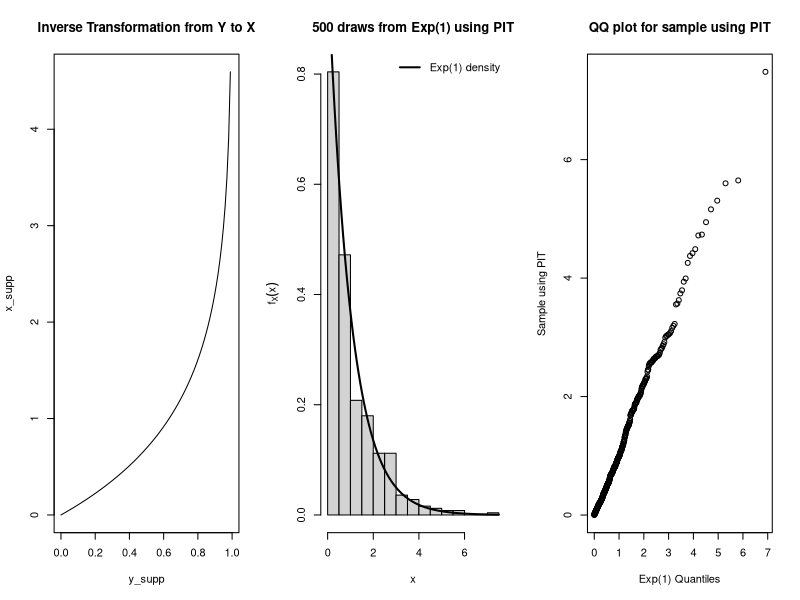
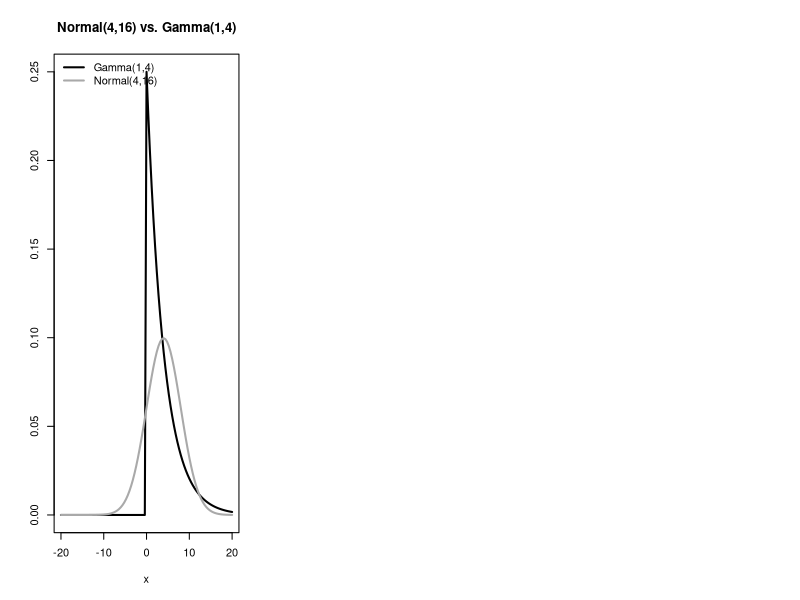

These charts were generated, in order, by the following R code:
## ---- chunk 1
knitr::opts_chunk$set(echo = TRUE, height = 5, width = 5, out.width="0.5\\linewidth", fig.align="center")
## ---- chunk 2
# Y = F_X(X) = 1 - exp(-X) <=> X = -ln(1-Y)
# THM 2.1.10 => Y ~ unif(0,1)
# plot the transformation on the support
y_supp <- seq(from = 0, to = 1, length = 100)
x_supp <- -log(1 - y_supp)
par(mfrow = c(1,3))
plot(x_supp ~ y_supp, type = "l",
     main = "Inverse Transformation from Y to X")
# generate random sample from uniform dist 
y <- runif(n = 500, min = 0, max = 1)

# probability integral transformation (PIT)
x_samp <- -log(1 - y)

# compare samples to actual exp(1) dist
hist(x_samp, nclass = 25, freq = F, 
     xlab = "x", ylab = expression(f[X](x)), 
     main = "500 draws from Exp(1) using PIT")
curve(dexp(x, rate = 1/1), lwd = 2, add = T)
legend("topright", bty = "n", lwd = 2, lty = 1, 
       legend = "Exp(1) density")
#qqplot to compare to theoretical exp(1) dist
qqplot(qexp(ppoints(500), 1), x_samp, 
       xlab = "Exp(1) Quantiles", ylab = "Sample using PIT", 
       main = "QQ plot for sample using PIT")
## ---- chunk 3
# plot gamma and normal on same fig
curve(dgamma(x, shape = 1, rate = 1/4), 
      from = -20, to = 20, main = "Normal(4,16) vs. Gamma(1,4)", 
      ylab = "", lwd = 2)
curve(dnorm(x, mean = 4, sd = 4), add = T, 
      lwd = 2, col = "darkgray")
legend("topleft", lwd = c(2,2), col = c(1,"darkgray"), 
       legend = c("Gamma(1,4)", "Normal(4,16)"), 
       bty = "n")
